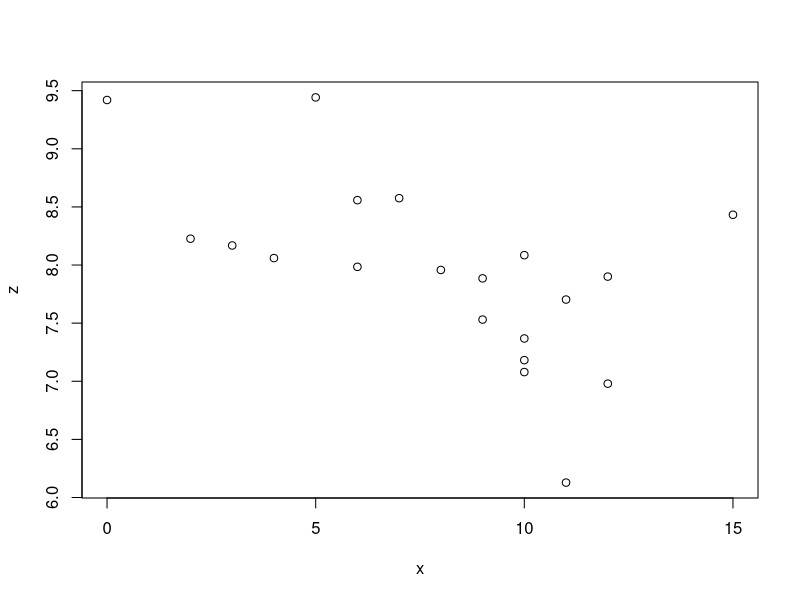
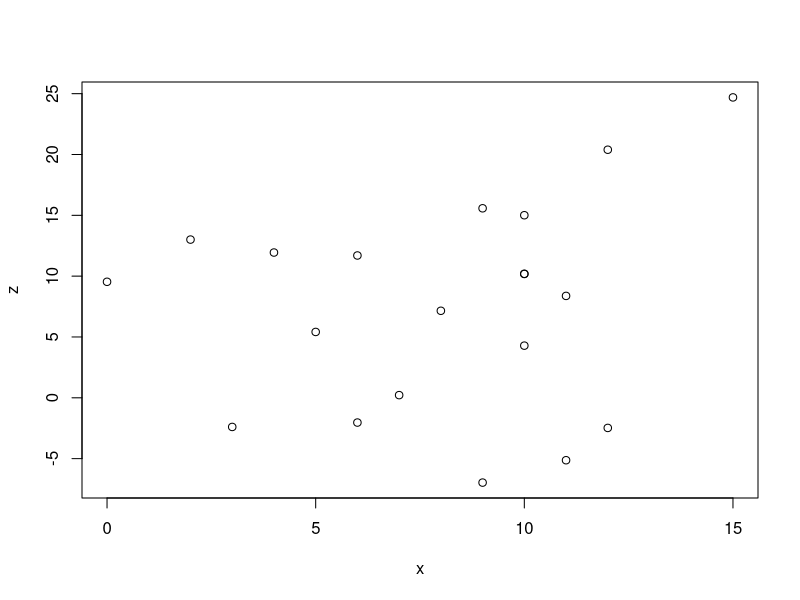
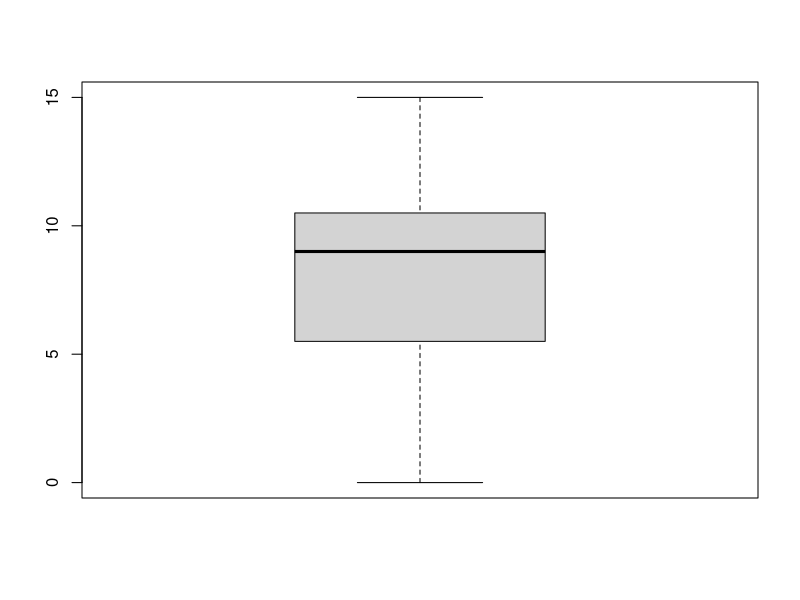
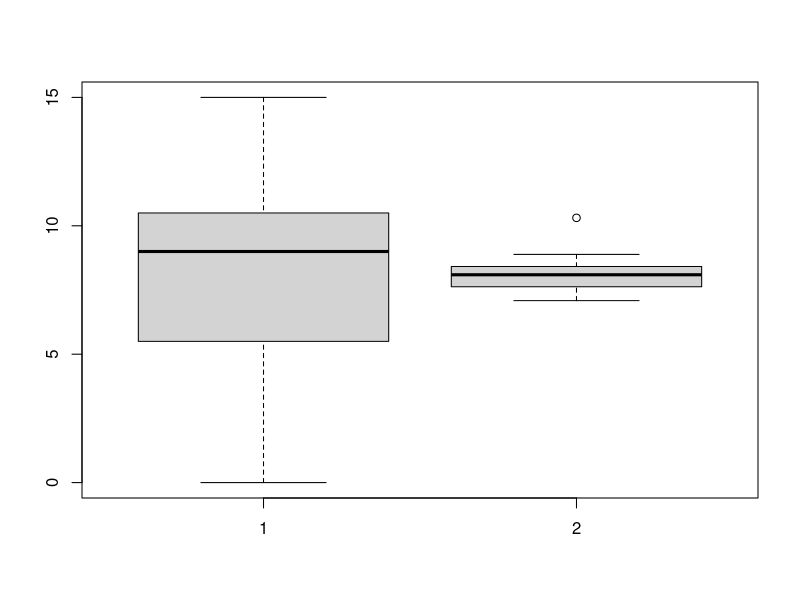

Recreate these plots in R, in order.
## ---- chunk 1
knitr::opts_chunk$set(echo = TRUE)
## ---- chunk 2
x = c(10, 2, 15, 6, 4, 9, 12, 11, 3, 0, 12, 10, 9, 7, 11, 10, 8, 5, 10, 6)
#### 1.a)	number of observation
length(x)
#### 1.b)	sum x
sum(x)

#### 1.c)	Mean
mean(x)

#### 1.d)	Median
median(x)

#### 1.e)	Mode


#### 1.e)	five number summary
summary(x)

#### 1.g)	variance
var(x)

#### 1.g)	standard desviation
sd(x)
## ---- chunk 3

#### 2.)	define vector
set.seed(1)
y = rnorm(20, mean = mean(x), sd=1)
#### 2.a)	define vector
cor(x,y)
cov(x,y)


#### 2.b)	change the length for X
set.seed(5)
y = rnorm(x, mean = mean(x), sd=1)
cor(x,y)
cov(x,y)
## ---- chunk 4
set.seed(100)
y = rnorm(x, mean = mean(x), sd=1)
cor(x,y)
cov(x,y)

set.seed(200)
z=rnorm(20, mean=8, sd=1)
plot(x, z)

z=rnorm(20, mean=8, sd=10)
plot(x, z)

boxplot(x)
boxplot(x, y)

